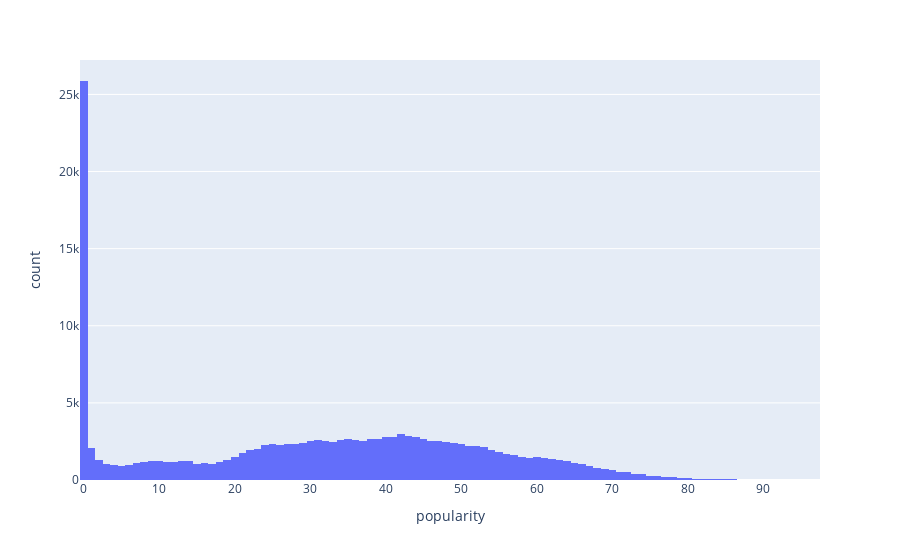

Here is the notebook cell this chart was saved with:
### Code cell
fig = px.histogram(songs, x="popularity", hover_data=songs.columns)
fig.show()

### Figure 1 — Plotly figure (JSON) as saved in the notebook; plotly's stock layout.template omitted (floating-point values rounded to 4 significant figures; data arrays with more than 128 entries replaced by an {"elided": "..."} marker saying what was removed)
{"data": [{"alignmentgroup": "True", "bingroup": "x", "hovertemplate": "popularity=%{x}<br>count=%{y}<extra></extra>", "legendgroup": "", "marker": {"color": "#636efa", "pattern": {"shape": ""}}, "name": "", "offsetgroup": "", "orientation": "v", "showlegend": false, "type": "histogram", "x": {"elided": "156608 int values"}, "xaxis": "x", "yaxis": "y"}], "layout": {"barmode": "relative", "legend": {"tracegroupgap": 0}, "margin": {"t": 60}, "xaxis": {"anchor": "y", "domain": [0, 1], "title": {"text": "popularity"}}, "yaxis": {"anchor": "x", "domain": [0, 1], "title": {"text": "count"}}}}
